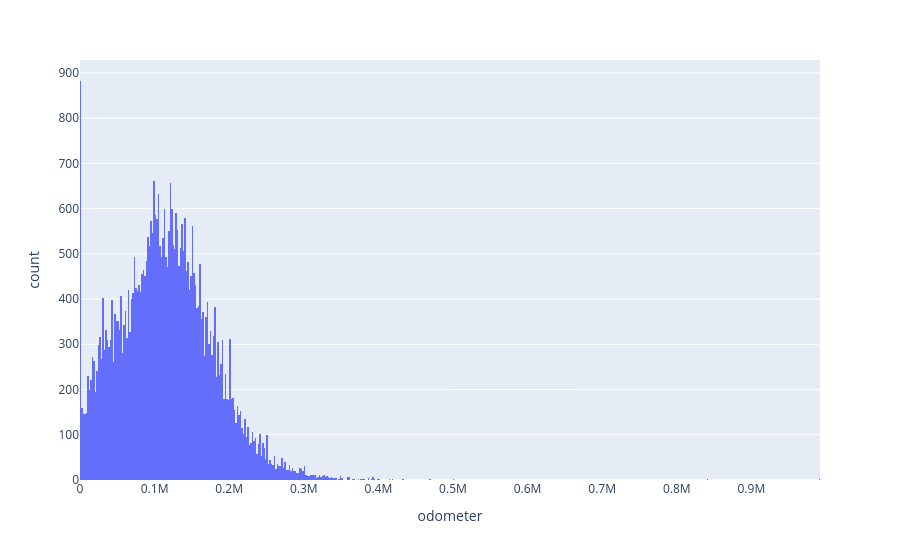

Here is the notebook cell this chart was saved with:
### Code cell
fig = px.histogram(df, x="odometer")
fig.show()

### Figure 1 — Plotly figure (JSON) as saved in the notebook; plotly's stock layout.template omitted (floating-point values rounded to 4 significant figures; data arrays with more than 128 entries replaced by an {"elided": "..."} marker saying what was removed)
{"data": [{"bingroup": "x", "hovertemplate": "odometer=%{x}<br>count=%{y}<extra></extra>", "legendgroup": "", "marker": {"color": "#636efa", "pattern": {"shape": ""}}, "name": "", "orientation": "v", "showlegend": false, "type": "histogram", "x": {"elided": "51525 float values"}, "xaxis": "x", "yaxis": "y"}], "layout": {"barmode": "relative", "legend": {"tracegroupgap": 0}, "margin": {"t": 60}, "xaxis": {"anchor": "y", "domain": [0, 1], "title": {"text": "odometer"}}, "yaxis": {"anchor": "x", "domain": [0, 1], "title": {"text": "count"}}}}
